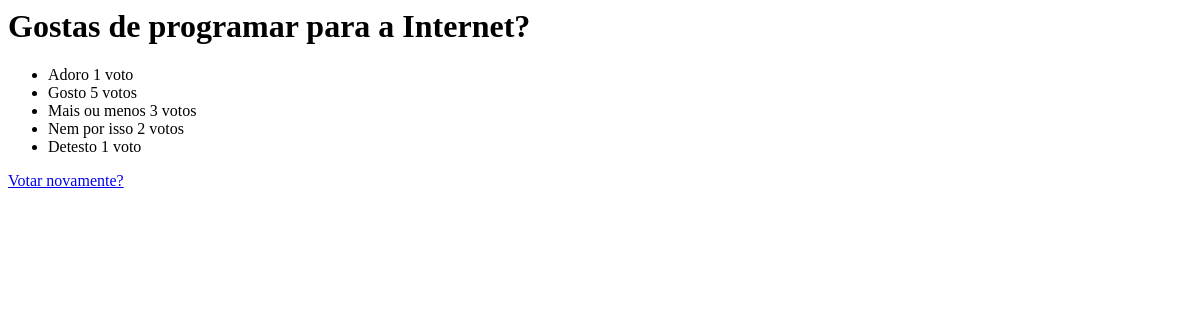
Before: /votacao/2/resultados with the older database file.
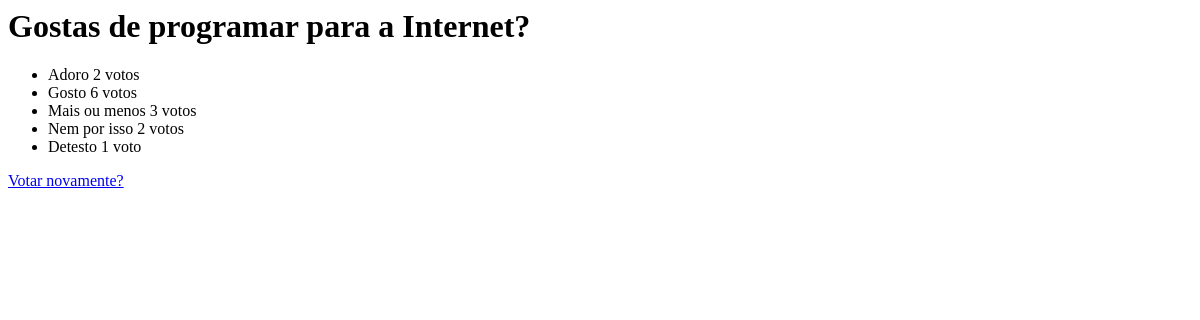
After: the same page with the newer database file.
### votacao/models.py (models this page shows, shortened)
class Questao(models.Model):
    questao_texto = models.CharField(max_length=200)
    pub_data = models.DateTimeField('data de publicacao')

class Opcao(models.Model):
    questao = models.ForeignKey(Questao, on_delete=models.CASCADE)
    opcao_texto = models.CharField(max_length=200)
    votos = models.IntegerField(default=0)

### votacao/views.py (the view)
# urls.py: path('<int:questao_id>/resultados', views.resultados, name='resultados'),
def resultados(request, questao_id):
    questao = get_object_or_404(Questao, pk=questao_id)
    return render(request, 'votacao/resultados.html', {'questao': questao})

### votacao/templates/votacao/resultados.html
<h1>{{ questao.questao_texto }}</h1>
<ul>
    {% for opcao in questao.opcao_set.all %}
        <li>{{ opcao.opcao_texto }} {{ opcao.votos }} voto{{ opcao.votos|pluralize }}</li>
{% endfor %}
</ul>
    <a href="{% url 'votacao:detalhe' questao.id %}">Votar novamente?</a>

Changed rows visible on the page:
changed Opcao "Adoro": votos "1" → "2"
changed Opcao "Gosto": votos "5" → "6"
